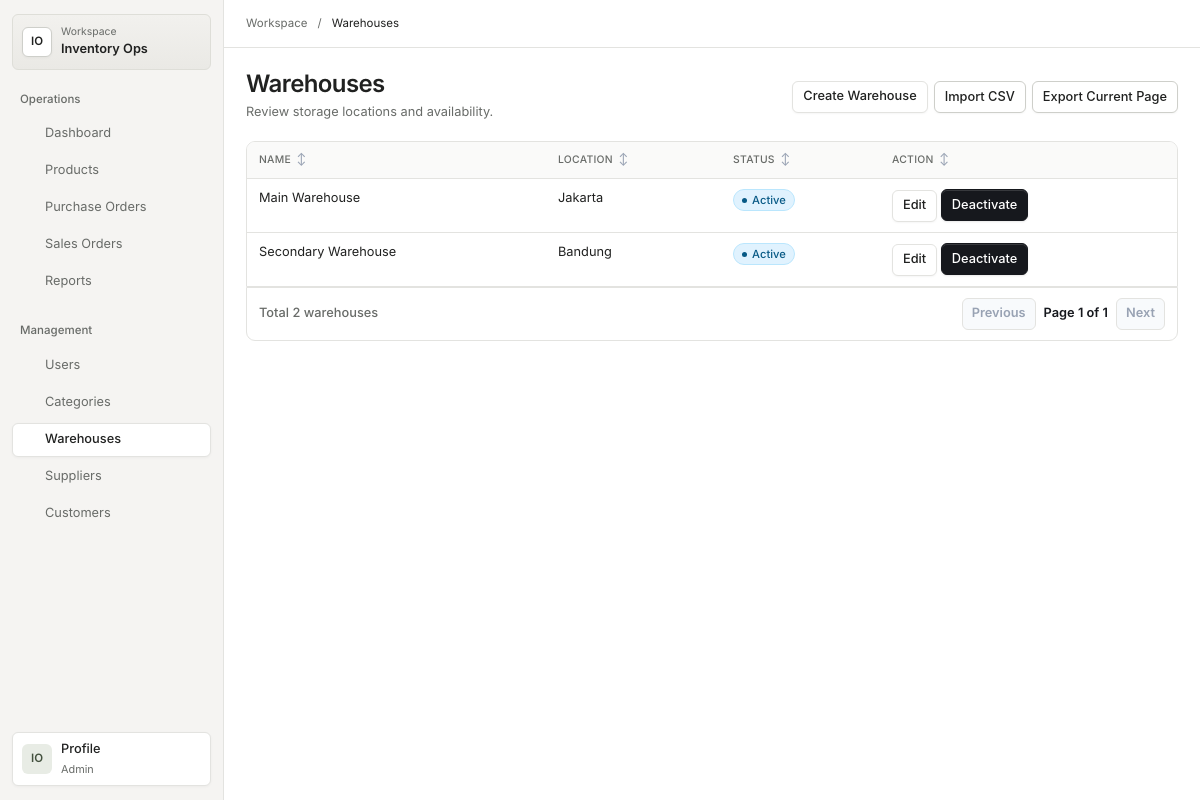
/warehouses (signed in), run on the app's committed database.
### tables this page shows
CREATE TABLE IF NOT EXISTS warehouses (
    id INT UNSIGNED AUTO_INCREMENT PRIMARY KEY,
    name VARCHAR(120) NOT NULL,
    location VARCHAR(190) NOT NULL DEFAULT '',
    is_active TINYINT(1) NOT NULL DEFAULT 1,
    created_at TIMESTAMP NOT NULL DEFAULT CURRENT_TIMESTAMP,
    updated_at TIMESTAMP NOT NULL DEFAULT CURRENT_TIMESTAMP ON UPDATE CURRENT_TIMESTAMP,
    UNIQUE KEY uq_warehouses_name (name),
    KEY idx_warehouses_active (is_active)
);

### views/warehouses/index.php (the view, shortened to what the rows shown need)
<!doctype html>
<html lang="en">
<head>
    <link rel="stylesheet" href="/assets/css/app.css">
</head>
<body>
    <?php $workspaceTitle = 'Warehouses'; require dirname(__DIR__) . '/partials/workspace-start.php'; ?>
    <main class="page" id="main-content">
        <header class="page-header">
            <div>
                <h1>Warehouses</h1>
            </div>
        </header>
        <div class="table-scroll" role="region" aria-label="<?= htmlspecialchars($workspaceTitle . ' table', ENT_QUOTES, 'UTF-8') ?>" tabindex="0">
<table class="data-table">
            <thead><tr><th>Name</th><th>Location</th><th>Status</th><?php if ($canWrite): ?><th>Action</th><?php endif; ?></tr></thead>
            <tbody>
                <?php foreach ($warehouses as $warehouse): ?>
                    <tr>
                        <td><?= htmlspecialchars($warehouse->name(), ENT_QUOTES, 'UTF-8') ?></td>
                        <td><?= htmlspecialchars($warehouse->location(), ENT_QUOTES, 'UTF-8') ?></td>
                        <td><span class="status-badge <?= $warehouse->isActive() ? 'status-active status-success' : 'status-cancelled status-danger' ?>"><?= $warehouse->isActive() ? 'Active' : 'Inactive' ?></span></td>
                        <?php if ($canWrite): ?>
                            <td>
                                <a class="action-link" href="/warehouses/edit?id=<?= $warehouse->id() ?>">Edit</a>
                                <form method="post" action="<?= $warehouse->isActive() ? '/warehouses/deactivate' : '/warehouses/activate' ?>">
                                    <button type="submit"><?= $warehouse->isActive() ? 'Deactivate' : 'Activate' ?></button>
                                </form>
                            </td>
                        <?php endif; ?>
                    </tr>
                <?php endforeach; ?>
            </tbody>
        </table>
</div>
        <?php require dirname(__DIR__) . "/partials/pagination.php"; ?>
    </main>
    <?php require dirname(__DIR__) . '/partials/workspace-end.php'; ?>
</body>
</html>

### data on the page
warehouses: name "Main Warehouse", location "Jakarta", is_active "Active"
warehouses: name "Secondary Warehouse", location "Bandung", is_active "Active"

### other printed values
$workspaceGroup "Operations"
$workspaceLabel "Dashboard"
$workspaceLabel "Products"
$workspaceLabel "Purchase Orders"
$workspaceLabel "Sales Orders"
$workspaceLabel "Reports"
$workspaceGroup "Management"
$workspaceLabel "Users"
$workspaceLabel "Categories"
$workspaceLabel "Warehouses"
$workspaceLabel "Suppliers"
$workspaceLabel "Customers"
$workspaceTitle "Warehouses"
$result->total() "2"
$paginationLabel "warehouses"
